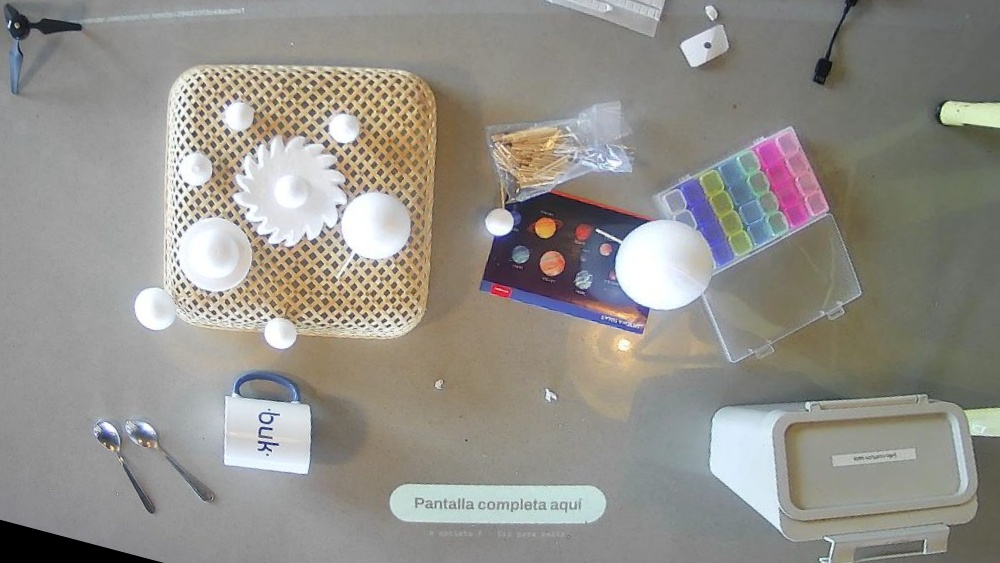
#> input picture data/lente/2026-11-21/lente-rect-solo-homografia.jpg, 1000 x 563 px
$ python foto.py ../../../data/lente/2026-11-21/lente-rect-solo-homografia.jpg ../../../data/lente/2026-11-21/lente-rect.jpg out.png
#> lines starting #> are read from the running program, lines starting #| are printed output that depends on the picture
"""Foto de evidencia: (promedio de cuadros − referencia negra de la calibración), estirada a 8 bits, en color falso.
uso: python -I foto.py <avg16.png> <ref_negro16.png> <salida.jpg>"""
import sys

import cv2
import numpy as np

a = cv2.imread(sys.argv[1], cv2.IMREAD_UNCHANGED).astype(np.float32) / 64
n = cv2.imread(sys.argv[2], cv2.IMREAD_UNCHANGED).astype(np.float32) / 64
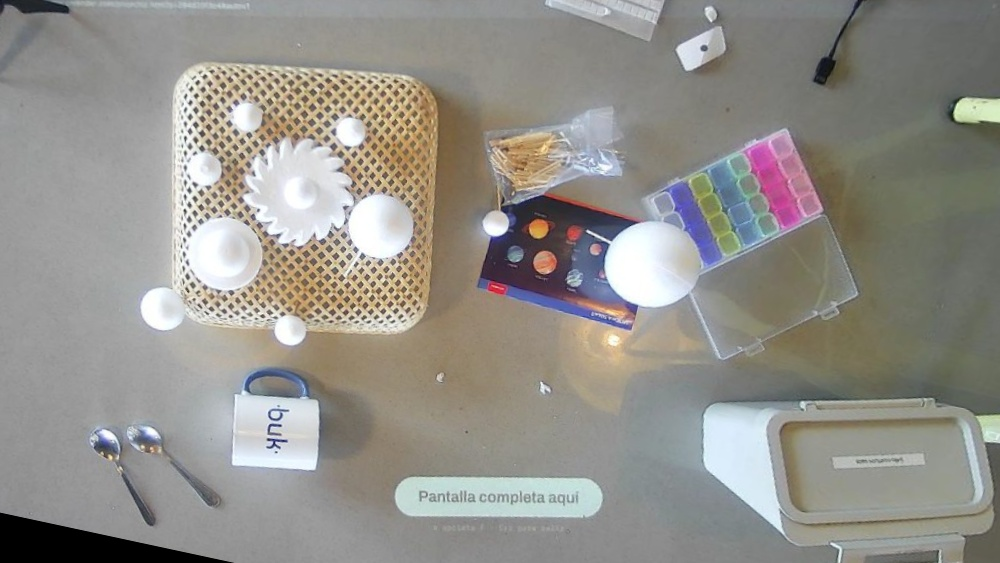
#> input picture data/lente/2026-11-21/lente-rect.jpg, 1000 x 563 px
w = cv2.imread(sys.argv[2].replace("negro", "blanco"), cv2.IMREAD_UNCHANGED).astype(np.float32) / 64
mask = cv2.erode(((w - n) > 1.0).astype(np.uint8), np.ones((9, 9), np.uint8)) > 0  # área que el proyector ilumina
#> mask: shape (563, 1000, 3) bool; every value is 0
d = cv2.GaussianBlur(a - n, (0, 0), 1.0)
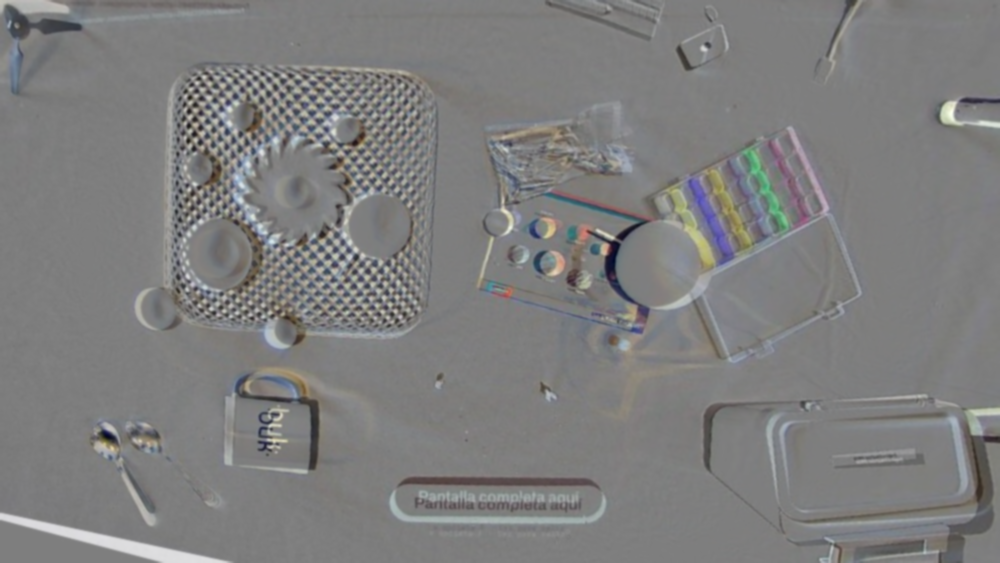
#> d: shape (563, 1000, 3) float32; mean B, G, R -0.00347, -0.00129, 0.00195; drawn with min black and max white
#> (the run stopped early here; a loop or call above may not have finished)
